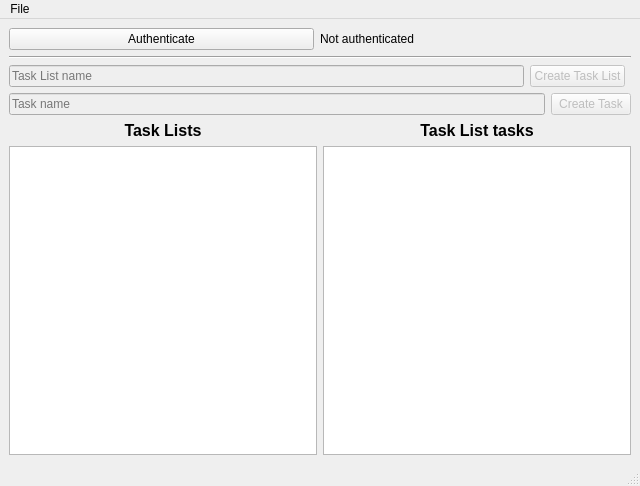
<?xml version="1.0" encoding="UTF-8"?>
<ui version="4.0">
 <class>MainWindow</class>
 <widget class="QMainWindow" name="MainWindow">
  <property name="geometry">
   <rect>
    <x>0</x>
    <y>0</y>
    <width>640</width>
    <height>486</height>
   </rect>
  </property>
  <property name="windowTitle">
   <string>MainWindow</string>
  </property>
  <widget class="QWidget" name="centralwidget">
   <layout class="QGridLayout" name="gridLayout">
    <item row="0" column="0">
     <layout class="QHBoxLayout" name="authLayout">
      <item>
       <widget class="QPushButton" name="authButton">
        <property name="text">
         <string>Authenticate</string>
        </property>
       </widget>
      </item>
      <item>
       <widget class="QLabel" name="authStatusLabel">
        <property name="text">
         <string>Not authenticated</string>
        </property>
       </widget>
      </item>
     </layout>
    </item>
    <item row="1" column="0" colspan="2">
     <widget class="Line" name="line">
      <property name="orientation">
       <enum>Qt::Horizontal</enum>
      </property>
     </widget>
    </item>
    <item row="2" column="0">
     <layout class="QHBoxLayout" name="createTaskListLayout">
      <item>
       <widget class="QLineEdit" name="taskListNameEdit">
        <property name="enabled">
         <bool>false</bool>
        </property>
        <property name="placeholderText">
         <string>Task List name</string>
        </property>
       </widget>
      </item>
      <item>
       <widget class="QPushButton" name="createTaskListButton">
        <property name="enabled">
         <bool>false</bool>
        </property>
        <property name="text">
         <string>Create Task List</string>
        </property>
       </widget>
      </item>
     </layout>
    </item>
    <item row="4" column="0" colspan="2">
     <layout class="QHBoxLayout" name="taskListLayout">
      <item>
       <layout class="QVBoxLayout" name="taskListsLayout">
        <item>
         <widget class="QLabel" name="label_2">
          <property name="font">
           <font>
            <pointsize>12</pointsize>
            <weight>75</weight>
            <bold>true</bold>
           </font>
          </property>
          <property name="layoutDirection">
           <enum>Qt::RightToLeft</enum>
          </property>
          <property name="text">
           <string>Task Lists</string>
          </property>
          <property name="alignment">
           <set>Qt::AlignCenter</set>
          </property>
         </widget>
        </item>
        <item>
         <widget class="QListWidget" name="taskListsList"/>
        </item>
       </layout>
      </item>
      <item>
       <layout class="QVBoxLayout" name="taskListLayout_2">
        <item>
         <widget class="QLabel" name="label">
          <property name="font">
           <font>
            <pointsize>12</pointsize>
            <weight>75</weight>
            <bold>true</bold>
           </font>
          </property>
          <property name="layoutDirection">
           <enum>Qt::RightToLeft</enum>
          </property>
          <property name="text">
           <string>Task List tasks</string>
          </property>
          <property name="alignment">
           <set>Qt::AlignCenter</set>
          </property>
         </widget>
        </item>
        <item>
         <widget class="QListWidget" name="taskListTasksList"/>
        </item>
       </layout>
      </item>
     </layout>
    </item>
    <item row="3" column="0" colspan="2">
     <layout class="QHBoxLayout" name="createTaskLayout">
      <item>
       <widget class="QLineEdit" name="taskNameEdit">
        <property name="enabled">
         <bool>false</bool>
        </property>
        <property name="placeholderText">
         <string>Task name</string>
        </property>
       </widget>
      </item>
      <item>
       <widget class="QPushButton" name="createTaskButton">
        <property name="enabled">
         <bool>false</bool>
        </property>
        <property name="text">
         <string>Create Task</string>
        </property>
       </widget>
      </item>
     </layout>
    </item>
   </layout>
   <widget class="QLabel" name="errorLabel">
    <property name="geometry">
     <rect>
      <x>6</x>
      <y>409</y>
      <width>16</width>
      <height>18</height>
     </rect>
    </property>
    <property name="text">
     <string/>
    </property>
    <property name="wordWrap">
     <bool>true</bool>
    </property>
   </widget>
  </widget>
  <widget class="QMenuBar" name="menubar">
   <property name="geometry">
    <rect>
     <x>0</x>
     <y>0</y>
     <width>640</width>
     <height>30</height>
    </rect>
   </property>
   <widget class="QMenu" name="menuFile">
    <property name="title">
     <string>File</string>
    </property>
    <addaction name="actionQuit"/>
   </widget>
   <addaction name="menuFile"/>
  </widget>
  <widget class="QStatusBar" name="statusbar"/>
  <action name="actionQuit">
   <property name="text">
    <string comment="Action that quits the application">Quit</string>
   </property>
  </action>
 </widget>
 <resources/>
 <connections>
  <connection>
   <sender>actionQuit</sender>
   <signal>triggered()</signal>
   <receiver>MainWindow</receiver>
   <slot>close()</slot>
   <hints>
    <hint type="sourcelabel">
     <x>-1</x>
     <y>-1</y>
    </hint>
    <hint type="destinationlabel">
     <x>319</x>
     <y>206</y>
    </hint>
   </hints>
  </connection>
 </connections>
</ui>
